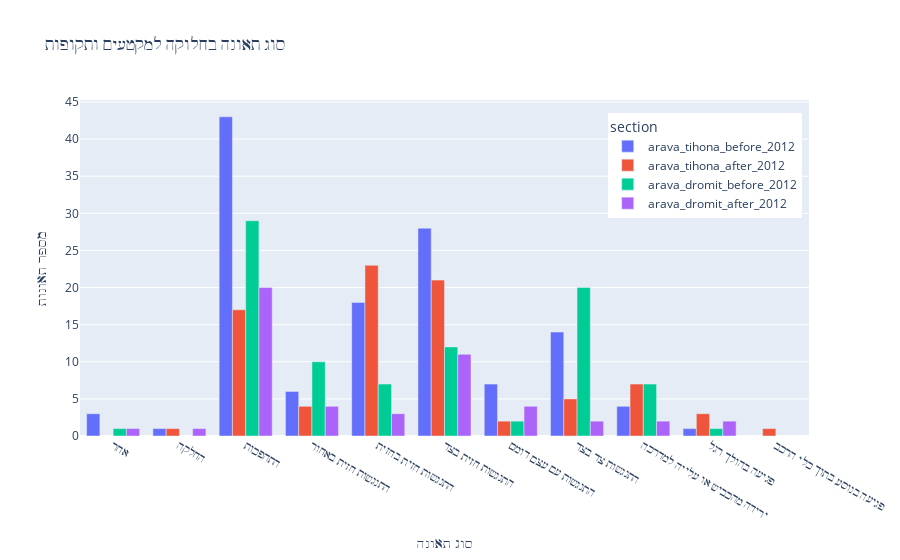

The code cell stored with this chart in its notebook:
### Code cell
fig = (
    df
    # >> filter(_.part=='south_')
    # >> filter(_.location >= 60.4, _.location <= 180)
    >> group_by(_.section)
    >> count(_.accident_type)
    >> pipe(lambda x: px.bar(x, x='accident_type', y='n', color='section', barmode='group',
        title='סוג תאונה בחלוקה למקטעים ותקופות', labels={'accident_type':'סוג תאונה', 'n': 'מספר תאונות'},
        category_orders={'section': ['arava_tihona_before_2012', 'arava_tihona_after_2012', 'arava_dromit_before_2012', 'arava_tihona_after_2012']}))
    # >> group_by(_.year)
    # >> summarize(killed=_.killed.sum(), lightly_injured=_.lightly_injured.sum())
)

fig.update_layout(
    legend=dict(
        yanchor='top',
        y=0.96,
        xanchor='right',
        x=0.99
    )
)
fig.show()

### Figure 1 — Plotly figure (JSON) as saved in the notebook; plotly's stock layout.template omitted (floating-point values rounded to 4 significant figures)
{"data": [{"alignmentgroup": "True", "hovertemplate": "section=arava_tihona_before_2012<br>סוג תאונה=%{x}<br>מספר תאונות=%{y}<extra></extra>", "legendgroup": "arava_tihona_before_2012", "marker": {"color": "#636efa"}, "name": "arava_tihona_before_2012", "offsetgroup": "arava_tihona_before_2012", "orientation": "v", "showlegend": true, "textposition": "auto", "type": "bar", "x": ["אחר", "החלקה", "התהפכות", "התנגשות חזית באחור", "התנגשות חזית בחזית", "התנגשות חזית בצד", "התנגשות עם עצם דומם", "התנגשות צד בצד", "ירידה מהכביש או עלייה למדרכה", "פגיעה בהולך רגל"], "xaxis": "x", "y": [3, 1, 43, 6, 18, 28, 7, 14, 4, 1], "yaxis": "y"}, {"alignmentgroup": "True", "hovertemplate": "section=arava_tihona_after_2012<br>סוג תאונה=%{x}<br>מספר תאונות=%{y}<extra></extra>", "legendgroup": "arava_tihona_after_2012", "marker": {"color": "#EF553B"}, "name": "arava_tihona_after_2012", "offsetgroup": "arava_tihona_after_2012", "orientation": "v", "showlegend": true, "textposition": "auto", "type": "bar", "x": ["החלקה", "התהפכות", "התנגשות חזית באחור", "התנגשות חזית בחזית", "התנגשות חזית בצד", "התנגשות עם עצם דומם", "התנגשות צד בצד", "ירידה מהכביש או עלייה למדרכה", "פגיעה בהולך רגל", "פגיעה בנוסע בתוך כלי הרכב"], "xaxis": "x", "y": [1, 17, 4, 23, 21, 2, 5, 7, 3, 1], "yaxis": "y"}, {"alignmentgroup": "True", "hovertemplate": "section=arava_dromit_before_2012<br>סוג תאונה=%{x}<br>מספר תאונות=%{y}<extra></extra>", "legendgroup": "arava_dromit_before_2012", "marker": {"color": "#00cc96"}, "name": "arava_dromit_before_2012", "offsetgroup": "arava_dromit_before_2012", "orientation": "v", "showlegend": true, "textposition": "auto", "type": "bar", "x": ["אחר", "התהפכות", "התנגשות חזית באחור", "התנגשות חזית בחזית", "התנגשות חזית בצד", "התנגשות עם עצם דומם", "התנגשות צד בצד", "ירידה מהכביש או עלייה למדרכה", "פגיעה בהולך רגל"], "xaxis": "x", "y": [1, 29, 10, 7, 12, 2, 20, 7, 1], "yaxis": "y"}, {"alignmentgroup": "True", "hovertemplate": "section=arava_dromit_after_2012<br>סוג תאונה=%{x}<br>מספר תאונות=%{y}<extra></extra>", "legendgroup": "arava_dromit_after_2012", "marker": {"color": "#ab63fa"}, "name": "arava_dromit_after_2012", "offsetgroup": "arava_dromit_after_2012", "orientation": "v", "showlegend": true, "textposition": "auto", "type": "bar", "x": ["אחר", "החלקה", "התהפכות", "התנגשות חזית באחור", "התנגשות חזית בחזית", "התנגשות חזית בצד", "התנגשות עם עצם דומם", "התנגשות צד בצד", "ירידה מהכביש או עלייה למדרכה", "פגיעה בהולך רגל"], "xaxis": "x", "y": [1, 1, 20, 4, 3, 11, 4, 2, 2, 2], "yaxis": "y"}], "layout": {"barmode": "group", "legend": {"title": {"text": "section"}, "tracegroupgap": 0, "x": 0.99, "xanchor": "right", "y": 0.96, "yanchor": "top"}, "title": {"text": "סוג תאונה בחלוקה למקטעים ותקופות"}, "xaxis": {"anchor": "y", "domain": [0, 1], "title": {"text": "סוג תאונה"}}, "yaxis": {"anchor": "x", "domain": [0, 1], "title": {"text": "מספר תאונות"}}}}
